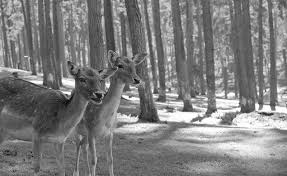
#> input picture test.jpg, 287 x 176 px
$ jupyter execute Basic_image_operation.ipynb
#> lines starting #> are read from the running program, lines starting #| are printed output that depends on the picture; after the words box and inside, x2 and y2 are one past the last pixel; in counts of white or black regions, pixels touching at a corner belong together
# Load the Modules

[cell 1]
#Load the Modules
import cv2
import matplotlib.pyplot as plt
import numpy as np

## Read the Image

[cell 2]
#Read the Image
a=cv2.imread("test.jpg",0)
#> a is the input picture: shape (176, 287); min 0, max 255, mean 125.8

## Print the Image Data

[cell 3]
print(a)
#> (printed output is left out)

## Image Transformation

[cell 4]
b=a+20
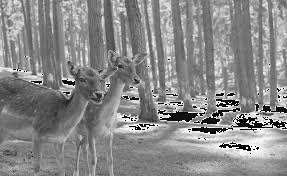
#> b: shape (176, 287); min 0, max 255, mean 137.2

## Display the Tranformed Image

[cell 5]
cv2.imshow('Transformed Image',b)
cv2.waitKey(0)

## Display the Flipped Image

[cell 6]
cv2.imshow("flipped image", a[:,::-1])
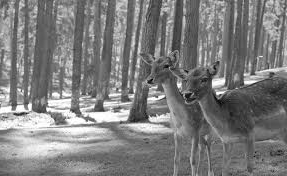
#> window 'flipped image': shape (176, 287); min 0, max 255, mean 125.8
cv2.waitKey(0)

## Plot the Histogram of the Image

[cell 7]
hist,bins = np.histogram(a.flatten(),256,[0,256])
#> hist = 256 values, max 732 at index 105, min 0 at index 2, mean 197.3; bins = 257 values from 0 to 256
cdf = hist.cumsum()
#> cdf = 256 values from 2 to 50512
cdf_normalized = cdf * hist.max()/ cdf.max()
#> cdf_normalized = 256 values from 0.029 to 732
plt.plot(cdf_normalized, color = 'b')
plt.hist(a.flatten(),256,[0,256], color = 'r')
plt.xlim([0,256])
plt.legend(('cdf','histogram'), loc = 'upper left')
plt.show()
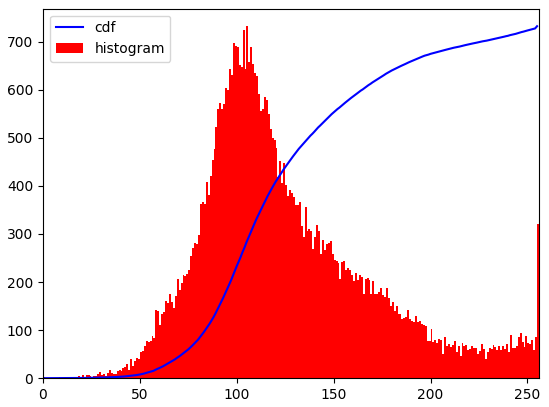
#> figure drawn by matplotlib, 1 panel; tallest bar 732 high, from x = 105 to 106; curve peaks at x = 255, y = 732

## Plot the Histogram Equalisation

[cell 8]
equ = cv2.equalizeHist(a)
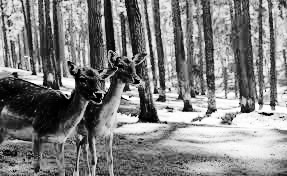
#> equ: shape (176, 287); min 0, max 255, mean 128.5
res = np.hstack((a,equ)) #stacking images side-by-side
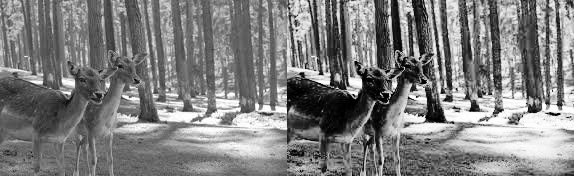
#> res: shape (176, 574); min 0, max 255, mean 127.1
cv2.imwrite('Hist_equalised.png',res)
cv2.imshow('Hist_equalised',res)
cv2.waitKey(0)

[cell 9]
hist,bins = np.histogram(res.flatten(),256,[0,256])
#> hist = 256 values, max 1430 at index 98, min 5 at index 27, mean 394.6

cdf = hist.cumsum()
#> cdf = 256 values from 99 to 101024
cdf_normalized = cdf * hist.max()/ cdf.max()
#> cdf_normalized = 256 values from 1.4 to 1430

plt.plot(cdf_normalized, color = 'b')
plt.hist(res.flatten(),256,[0,256], color = 'r')
plt.xlim([0,256])
plt.legend(('cdf','histogram'), loc = 'upper left')
plt.show()
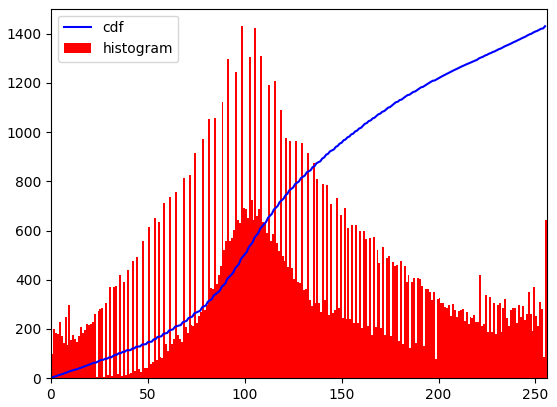
#> figure drawn by matplotlib, 1 panel; tallest bar 1430 high, from x = 98 to 99; curve peaks at x = 255, y = 1430

## Plot the Contrast Stretching

[cell 10]
def pixelVal(pix, r1, s1, r2, s2):
    if (0 <= pix and pix <= r1):
        return (s1 / r1)*pix
    elif (r1 < pix and pix <= r2):
        return ((s2 - s1)/(r2 - r1)) * (pix - r1) + s1
    else:
        return ((255 - s2)/(255 - r2)) * (pix - r2) + s2
r1 = 70
s1 = 0
r2 = 140
s2 = 255

pixelVal_vec = np.vectorize(pixelVal)

contrast_stretched = pixelVal_vec(a, r1, s1, r2, s2)
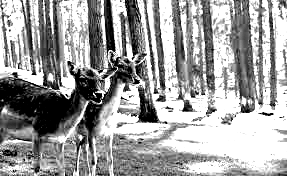
#> contrast_stretched: shape (176, 287) float64; min 0, max 255, mean 159.8
cv2.imshow('Contrast Stretched Image',contrast_stretched)
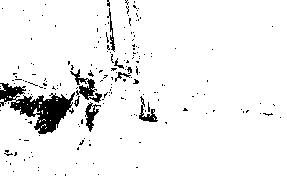
#> window 'Contrast Stretched Image': shape (176, 287); 93.9% white; 190 black regions (181 under 20 px), largest, box (x1, y1, x2, y2) and area: (0, 83, 75, 134) 1577, (70, 69, 102, 103) 339, (85, 102, 101, 132) 192
cv2.waitKey(0)
plt.hist(contrast_stretched)
plt.show()
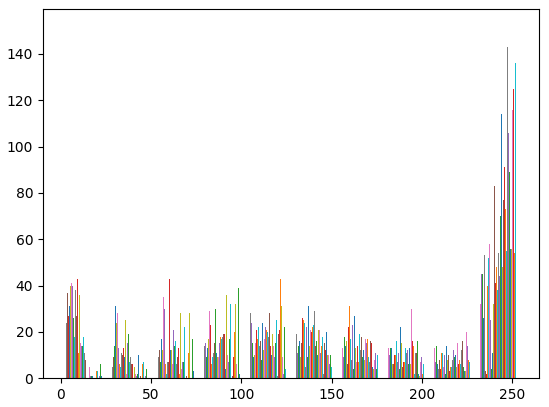
#> figure drawn by matplotlib, 1 panel; tallest bar 65 high, from x = 232 to 232.1; tallest bar 55 high, from x = 232.1 to 232.2; tallest bar 49 high, from x = 232.2 to 232.3

## Plot the Histogram of the original image

[cell 11]
plt.hist(a)
plt.show()
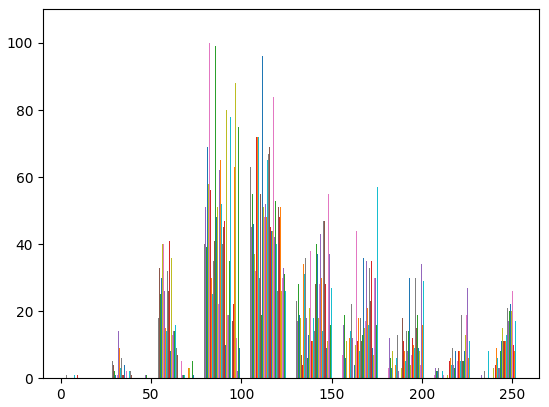
#> figure drawn by matplotlib, 1 panel; tallest bar 52 high, from x = 79.05 to 79.12; tallest bar 49 high, from x = 79.12 to 79.19; tallest bar 54 high, from x = 79.19 to 79.26

$ run again, with res.png saved as test.jpg
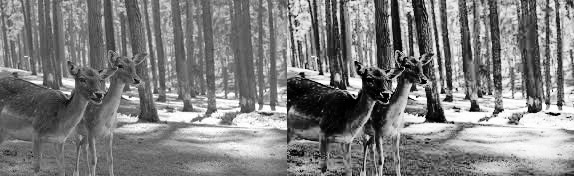
#> input picture res.png, 574 x 176 px
#> a is the input picture: shape (176, 574); min 0, max 255, mean 127.1
#> (printed output is left out)
#> `hist,bins = np.histogram(a.flatten(),256,[0,256])`: hist = 256 values, max 955 at index 105, min 136 at index 1, mean 394.6; bins = 257 values from 0 to 256
#> `cdf = hist.cumsum()`: cdf = 256 values from 171 to 101024
#> `cdf_normalized = cdf * hist.max()/ cdf.max()`: cdf_normalized = 256 values from 1.62 to 955
#> `hist,bins = np.histogram(res.flatten(),256,[0,256])`: hist = 256 values, max 1859 at index 105, min 258 at index 51, mean 789.2
#> `cdf = hist.cumsum()`: cdf = 256 values from 478 to 202048
#> `cdf_normalized = cdf * hist.max()/ cdf.max()`: cdf_normalized = 256 values from 4.4 to 1859
#> `cv2.imshow('Contrast Stretched Image',contrast_stretched)`:
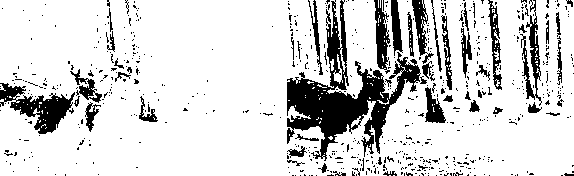
#> window 'Contrast Stretched Image': shape (176, 574); 83.5% white; 650 black regions (598 under 20 px), largest, box (x1, y1, x2, y2) and area: (287, 0, 421, 161) 6485, (0, 83, 75, 134) 1581, (520, 0, 542, 106) 770
#> `plt.show()`:
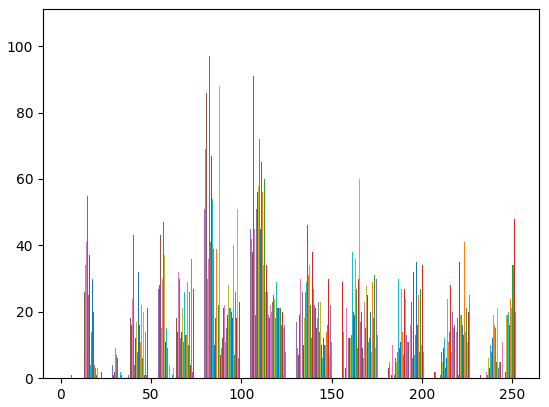
#> figure drawn by matplotlib, 1 panel; tallest bar 51 high, from x = 79.05 to 79.09; tallest bar 50 high, from x = 79.09 to 79.12; tallest bar 54 high, from x = 79.12 to 79.16
